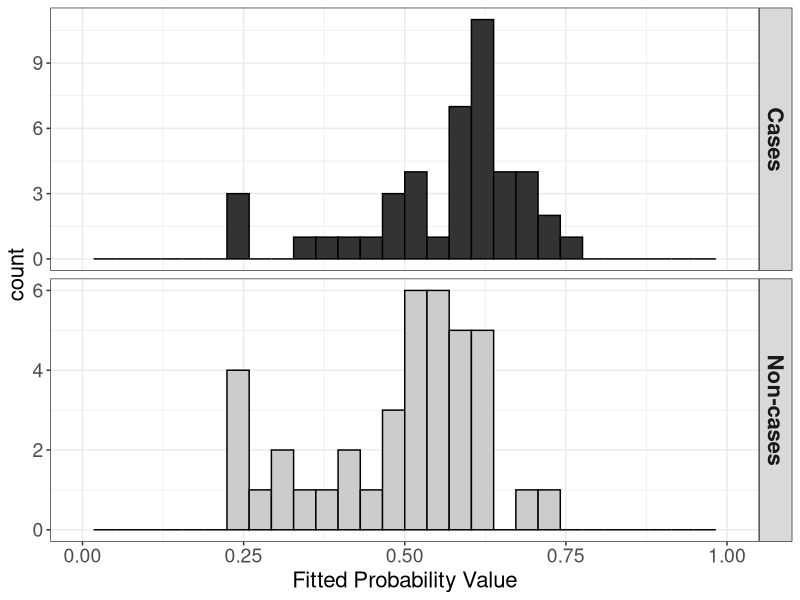
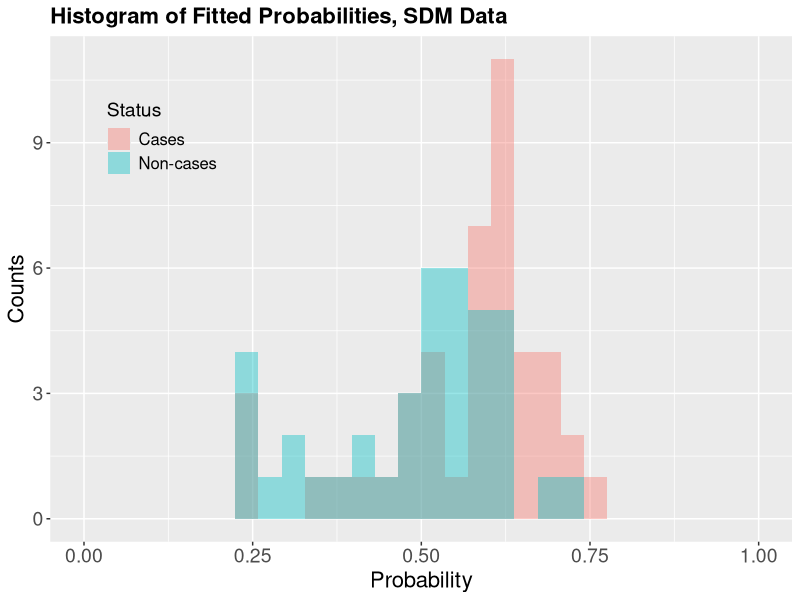
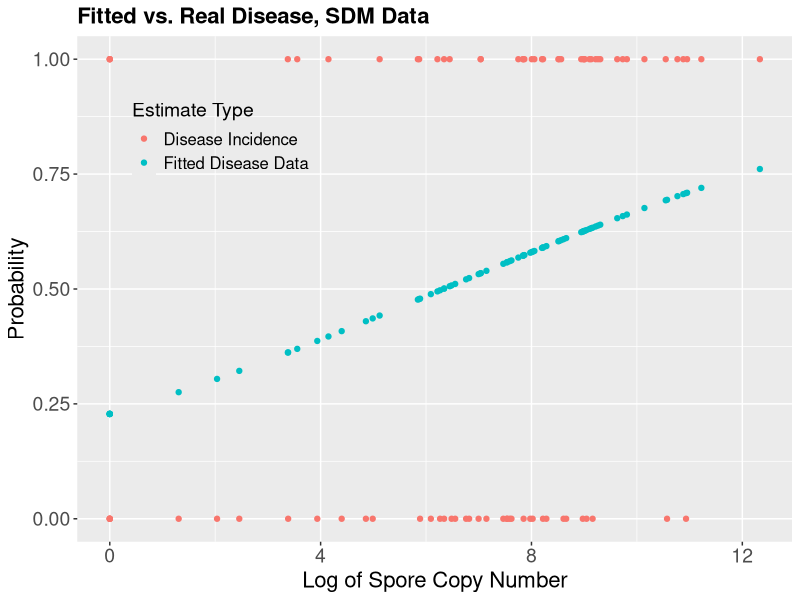
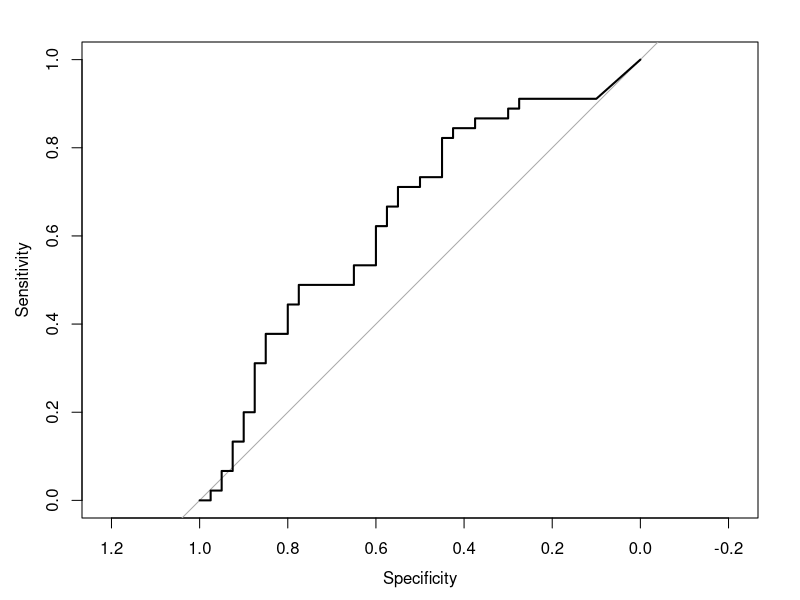

Source code (R) for these figures, in order:
## ---- chunk 1
knitr::opts_chunk$set(echo = TRUE) #change this to FALSE to suppress printing the code
library(tidyverse)
library(broom)
library(pROC)
## ---- chunk 2
# install.packages("DescTools") Remove hashtag to run if needed, only need to run this once
# library("DescTools") #nice, wish I had seen this sooner rac

# Analysis 1 SDM data from Choudhury et al 2016.
# Get the data and take a look at the top of the data file

data<-read_csv("data/roc.test.csv") #read.csv was throwing out some weird errors for me, so im using read_csv from the readr package contained within tidyverse
attach(data)
head(data)

# Fit the basic logistic regression on Disease using Spore.4

dismodel1 <- glm(Disease~`Spore-4`,family=binomial(link='logit'), data = data) #I needed to put tics (`) around Spore-4 because when i loaded it with read_csv it read it as 'Spore-4', not 'Spore.4' rac
summary(dismodel1)
tidy(dismodel1) #rac tidy() and glance() are nice functions when you want to look at cleaner output
## ---- chunk 3
# Take a look at the fitted probability values from the regression.
fits1<-as.numeric(dismodel1$fitted.values) # need this because fitted.values is a list and while hist understands what
                                           # to do with it if you don't monkey about with it, asking it to sub-divide
                                           # the vector of values using the logical == confuses it, so we have to 
                                           # pull the numerical bit out of the list.
dis_state<-c(rep(1,46),rep(0,37))
dis_state2=dismodel1$model$Disease #this pulls it directly from the model rac
spore4_rac=dismodel1$model$`Spore-4` #this pulls it directly from the model rac

#I'm going to redo this in ggplot/tidyr feel free to ignore RAC
SDM_rac=data.frame(fits1=fits1, disease=dis_state2, spore4=spore4_rac)
SDM_rac1=SDM_rac %>%
  mutate(.,status=ifelse(disease==0, "Non-cases", "Cases"))

SDM_rac1$status <- factor(SDM_rac1$status, levels = c("Cases","Non-cases"))

ggplot(SDM_rac1, aes(fits1, fill=status))+
 geom_histogram(color="black")+
  scale_x_continuous(limits=c(0,1))+
  facet_grid(status~., scales = "free_y")+ 
  xlab("Fitted Probability Value")+
  scale_fill_manual(values = c("grey20", "grey80"))+
    theme_bw()+
  theme(legend.position = "none",
        legend.background = element_blank(),
        strip.text = element_text(face="bold", size = 16),
        axis.title = element_text(size = 16),
        axis.text = element_text(size = 14),
        legend.text = element_text(size = 12),
        legend.title = element_text(size = 14),
        plot.title = element_text(size = 16, face = "bold"))+
  guides(fill=guide_legend(title = "Status"))
 
#ggsave(filename = "figures/sdm_dot_hist_facet.png")


  ggplot(SDM_rac1, aes(fits1, fill=status))+
  geom_histogram(alpha=0.4, position="identity")+
  scale_x_continuous(limits=c(0,1))+
  #facet_grid(~status)+ 
  xlab("Probability")+
  ylab("Counts")+
  ggtitle("Histogram of Fitted Probabilities, SDM Data")+
  theme(legend.position = c(.15,.8),
        legend.background = element_blank(),
        strip.text = element_text(face="bold", size = 16),
        axis.title = element_text(size = 16),
        axis.text = element_text(size = 14),
        legend.text = element_text(size = 12),
        legend.title = element_text(size = 14),
        plot.title = element_text(size = 16, face = "bold"))+
  guides(fill=guide_legend(title = "Status"))
  
 # ggsave(filename = "figures/sdm_hist_identity.png")
## ---- chunk 4
  # Generate a plot of binary disease variable and fitted probabilities
# There are four NA values corresponding to zeros in the data.  Dump
# the NA values and make a reduced vector for plotting the results
#Spore4<-na.omit(data$`Spore-4`) #couldnt get this to work rac
#plot(Spore4,dismodel1$fitted.values, xlab="ln(DNA copies)", ylab="Probability", col="dark blue",ylim=c(0,1))
#points(Spore.4,Disease, col="red")

SDM_rac_spore_melt=SDM_rac %>%
  gather(est.type, disease, -spore4)

ggplot(SDM_rac_spore_melt, aes(spore4, disease, color=est.type))+
  geom_point()+
  xlab("Log of Spore Copy Number")+
  ylab("Probability")+ #not sure this is the right label? rac
  ggtitle("Fitted vs. Real Disease, SDM Data")+
  theme(legend.position = c(.2,.8),
        legend.background = element_blank(),
        strip.text = element_text(face="bold", size = 16),
        axis.title = element_text(size = 16),
        axis.text = element_text(size = 14),
        legend.text = element_text(size = 12),
        legend.title = element_text(size = 14),
        plot.title = element_text(size = 16, face = "bold"))+
  guides(color=guide_legend(title = "Estimate Type"))+
  scale_color_discrete(labels=c("Disease Incidence","Fitted Disease Data"))
  #ggsave(filename = "figures/sdm_real_fit.png")


## ---- chunk 5
#build an ROC for the SDM data
sdm_data<- read_csv("data/roc.test.csv")
sdm_roc=roc(sdm_data$Disease, sdm_data$Spore-4)
summary(sdm_roc)
plot(sdm_roc)
## ---- chunk 6
sessionInfo()
